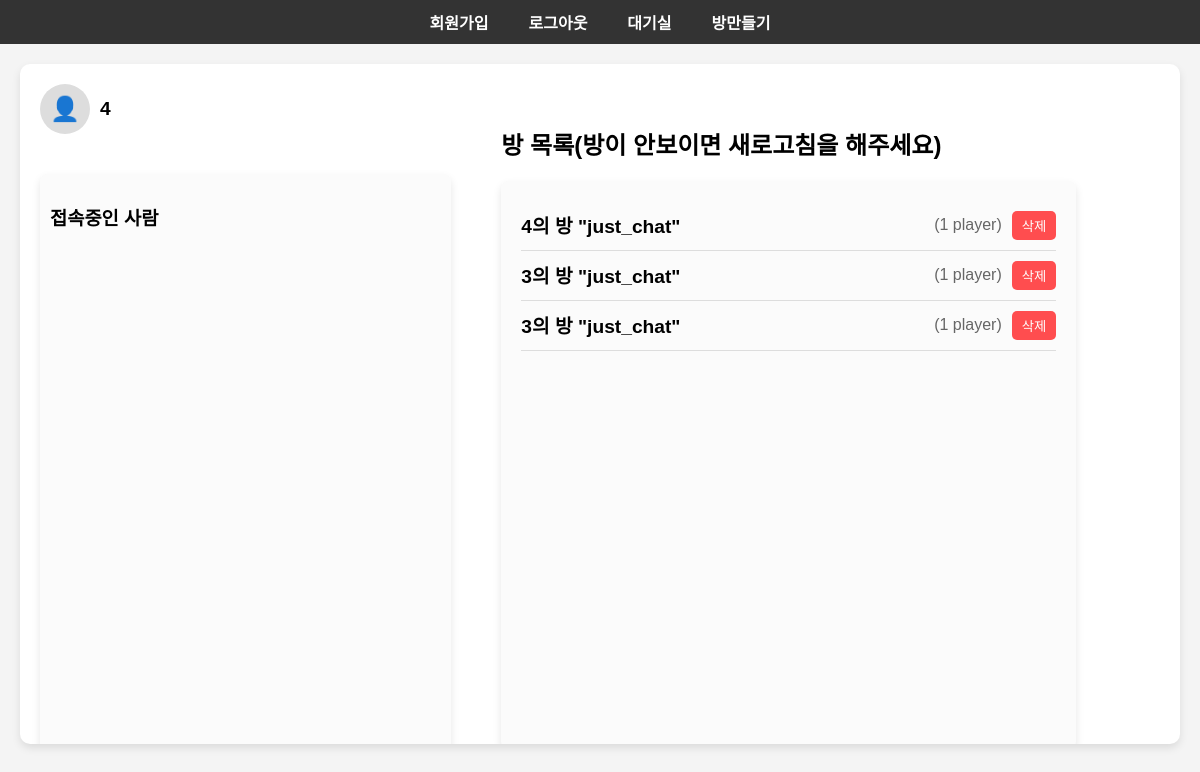
The app's page /liargame/game/ (signed in), older data.
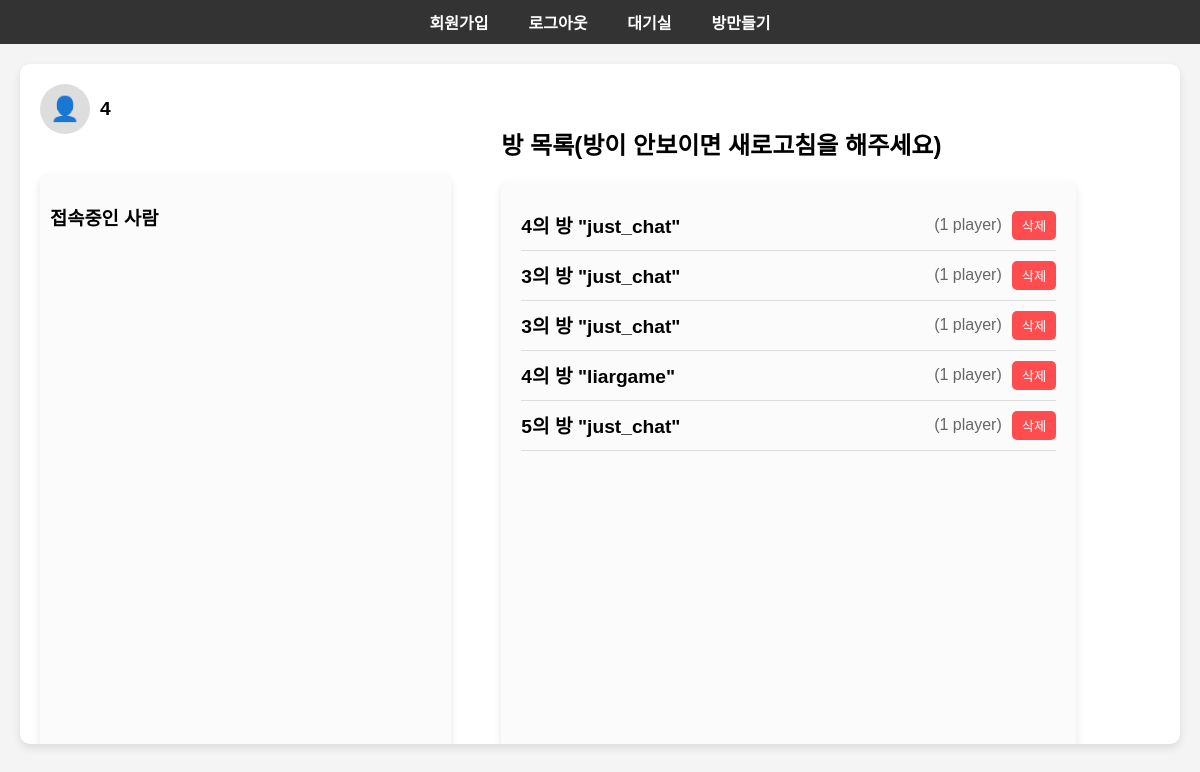
The same page, newer data.
### liargame/models.py (models this page shows, shortened)
class Room(models.Model):
    room_number = models.AutoField(primary_key=True)
    game_type = models.CharField(max_length=100)
    created_at = models.DateTimeField(auto_now_add=True)
    owner = models.ForeignKey('CustomUser', on_delete=models.CASCADE, null=True, blank=True, related_name='owned_rooms')
    players = models.ManyToManyField('CustomUser', related_name='rooms', blank=True)  # 플레이어들

class CustomUser(AbstractUser):
    nickname = models.CharField(max_length=50, unique=True)  # 사용자 닉네임
    room = models.OneToOneField(Room, null=True, blank=True, on_delete=models.SET_NULL, related_name='user')  # 'user' 그대로 사용

### liargame/views.py (the view)
# urls.py: path('game/', views.game, name='game'),
@login_required
def game(request):
    rooms = Room.objects.all()
    username = request.user.nickname if request.user.is_authenticated else "익명"
    all_users = list(CustomUser.objects.values_list('nickname', flat=True).distinct())
    return render(request, 'liargame/game.html', {
        'username': username,
        'rooms': rooms,  # 방 정보 전달
        'all_users': all_users,
    })

### liargame/templates/liargame/game.html (shortened to what this page needs)
<!DOCTYPE html>
<html lang="en">
<head>
</head>
<body>
    <nav>
        <ul>
            <li><a href="{% url 'signup' %}">회원가입</a></li>
            {% if user.is_authenticated %}
                <li>
                    <a href="#" onclick="document.getElementById('logout-form').submit();">로그아웃</a>
                </li>
            {% else %}
                <li><a href="{% url 'signin' %}">로그인</a></li>
            {% endif %}
            <li><a href="{% url 'game' %}">대기실</a></li>
            <li><a href="{% url 'create_room' %}" id="create-room-link">방만들기</a></li>
        </ul>
    </nav>
    <div class="main-box">
        <div class="left-panel">
            <div class="nickname">
                <div class="profile-circle">👤</div>
                <div class="nickname-text">{{ username }}</div>
            </div>
            <div class="all-users">
                <h3>접속중인 사람</h3>
            </div>
        </div>
        <div class="room-list-container">
            <div class="room-list-header">
                <h2>방 목록(방이 안보이면 새로고침을 해주세요)</h2>
            </div>
            <div class="room-list">
                {% if rooms %}
                    {% for room in rooms %}
                        <div class="room" data-room-id="{{ room.room_number }}">
                            <div class="room-left">
                                <a href="{% url 'room_detail' room_id=room.room_number %}" class="room-link">
                                    <strong>{{ room.owner.nickname }}의 방</strong>
                                    <span>"{{ room.game_type }}"</span>
                                </a>
                            </div>
                            <div class="room-right">
                                <div class="room-players">
                                    ({{ room.players.count }} player{{ room.players.count|pluralize }})
                                </div>
                                <button class="delete-room-button" data-room-id="{{ room.room_number }}">삭제</button>
                            </div>
                        </div>
                    {% endfor %}
                {% else %}
                    <p>아직 개설된 방이 없습니다.</p>
                {% endif %}
            </div>
        </div>
    </div>
</body>
</html>

Row changes from the older to the newer data that the page shows:
added Room: owner.nickname "4", game_type "liargame", players.count "1"
added Room: owner.nickname "5", game_type "just_chat", players.count "1"
